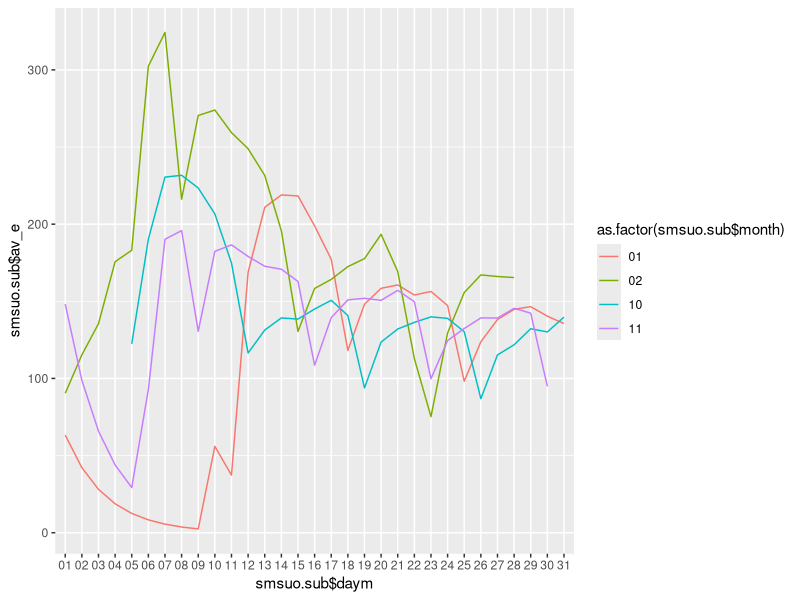
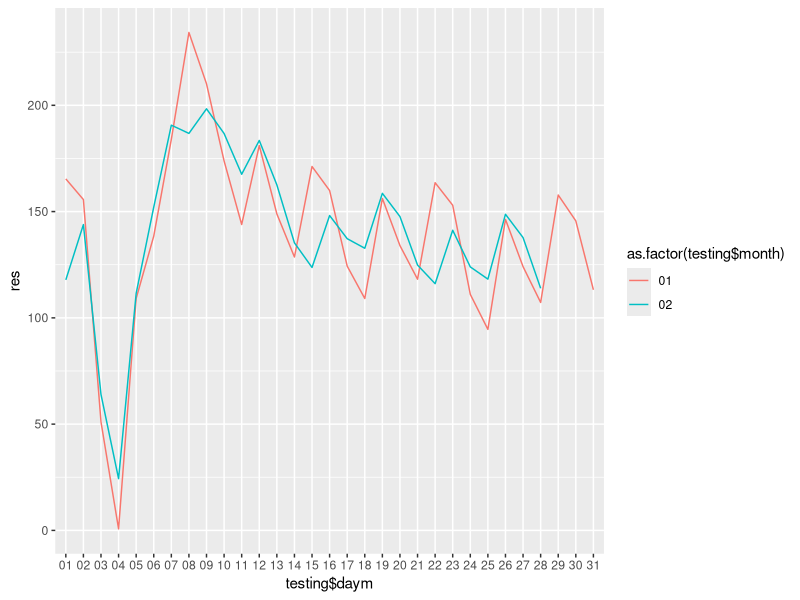

Reproduce these figures in R, in order.
setwd("/Users/Dok/PycharmProjects/SMSUO/data")
smsuo = read.csv("one_bkp.csv",header=FALSE, sep=";")
x=smsuo[,c(1)]
y=smsuo[,c(2)]
smsuo$xx <- as.Date(x, "%d.%m.%y")
smsuo$weekday <- weekdays(smsuo$xx)
smsuo$month <- format(smsuo$xx, "%m")
smsuo$daym <- format(smsuo$xx, "%d")
smsuo$weeknum <- (as.numeric(smsuo$daym) %/% 7) + 1
smsuo$weekcount <- (as.numeric(smsuo$daym) %% 7)
smsuo$weekyearnum <- (as.numeric(format(smsuo$xx+3,"%U")))
#удаляем из временного ряда декабрь (т.к. в 2014 он был далек от стандарта)
smsuo.sub  <- subset(smsuo, month != "12")
#plot(xx,y, type="l")
#lines(xx, y, col="blue")
#plot(xx$day, y)
library(TTR)
library(zoo)
library(ggplot2)
#av <- SMA(y, n=3)
smsuo.sub$av_e <- EMA(smsuo.sub$V2,n=5)

qplot(smsuo.sub$daym, smsuo.sub$av_e, group = smsuo.sub$month, data = smsuo.sub, colour = as.factor(smsuo.sub$month), geom = "line")
#по всей видимости недельные циклы здесь все-таки не имеют места быть - пробуем забацать месячные
split_dt <- as.Date("01.12.14","%d.%m.%y")

training <- subset(smsuo.sub, xx < split_dt)
testing <- subset(smsuo.sub, xx >= split_dt)

#разобраться с ошибкой по несоответствию размерности!
fit = glm(av_e ~ daym + weekday , data = training)
#new.df <- data.frame(av_e)
testing$res <- predict(fit, testing)

qplot(testing$daym, res, group = testing$month, data = testing, colour = as.factor(testing$month), geom = "line")